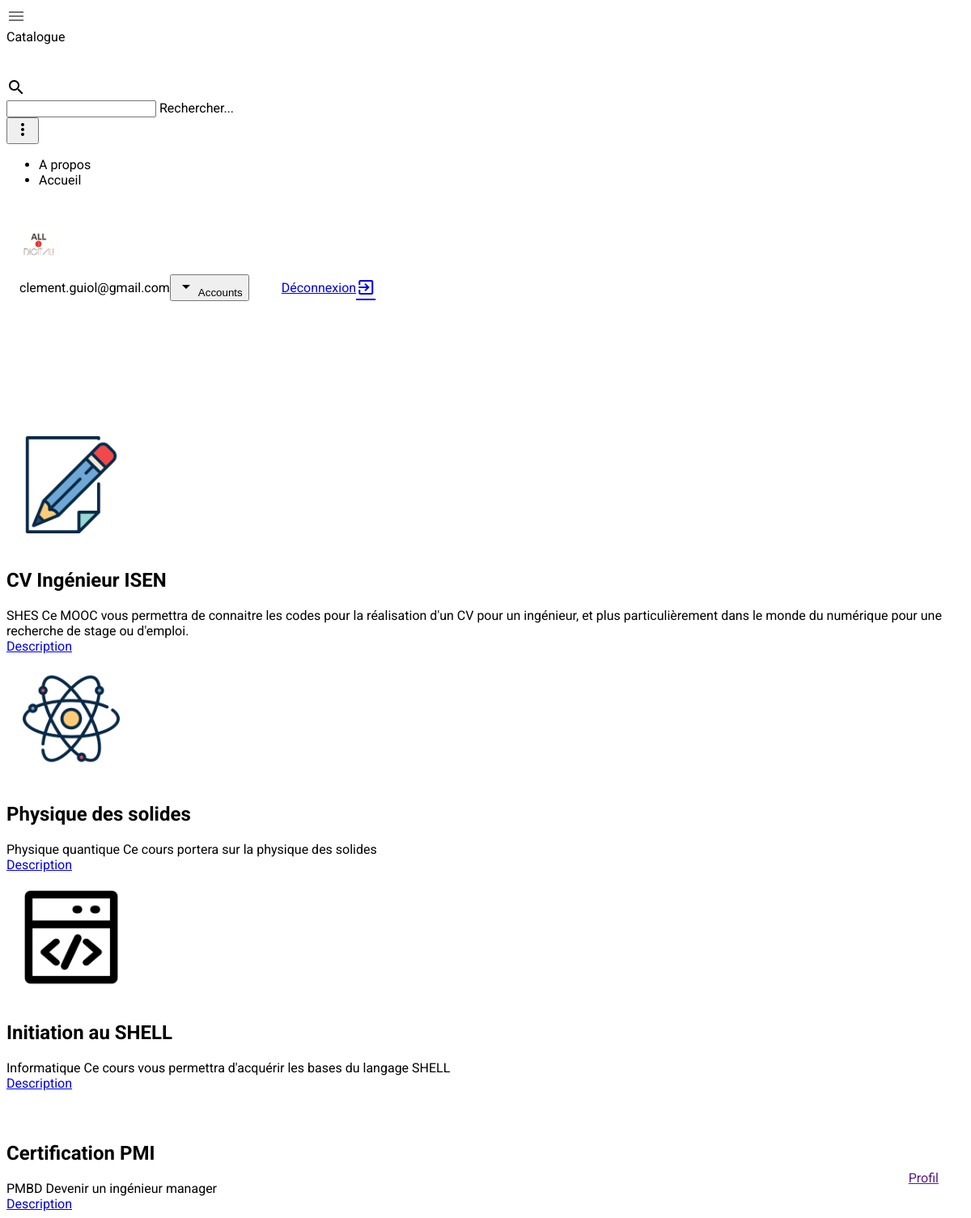
The app's page /app/modules/connected/catalogue.php (signed in) with its own data.
### tables this page shows
CREATE TABLE IF NOT EXISTS `user` (
  `id_user` int(11) NOT NULL AUTO_INCREMENT,
  `nom` varchar(100) DEFAULT NULL,
  `prenom` varchar(100) DEFAULT NULL,
  `pseudo` varchar(100) DEFAULT NULL,
  `email` varchar(100) DEFAULT NULL,
  `password` varchar(100) DEFAULT NULL,
  `pays` varchar(100) DEFAULT NULL,
  `statut` int(11) DEFAULT NULL,
  `grade` int(11) DEFAULT NULL,
  `professeur` int(11) DEFAULT NULL,
  `reset_password` varchar(8000) DEFAULT NULL,
  `avatar` varchar(50) DEFAULT NULL,
  PRIMARY KEY (`id_user`)
);

CREATE TABLE IF NOT EXISTS `mooc` (
  `id_mooc` int(11) NOT NULL AUTO_INCREMENT,
  `nom_mooc` varchar(100) DEFAULT NULL,
  `matiere` varchar(100) DEFAULT NULL,
  `description` varchar(8000) DEFAULT NULL,
  `prerequis` varchar(100) DEFAULT NULL,
  `duree` int(11) DEFAULT NULL,
  `note` int(11) DEFAULT NULL,
  `nb_chap` int(11) DEFAULT NULL,
  PRIMARY KEY (`id_mooc`)
);

### app/modules/connected/catalogue.php (the view, shortened to what this page needs)
<?php
  include '../../includes/connect.inc.php';
  include '../../includes/include_connected.php';
   function imgCard($string1){
    $string1 = strtolower($string1);
    if(strpos($string1, "physique")!== false){
      $nameImg = 'atom.png';
    }else if(strpos($string1, "cv")!== false){
      $nameImg = 'doc.png';
    }else if(strpos($string1, "shell")!== false){
      $nameImg = 'shell.png';
    }else if(strpos($string1, "PMI")!== false){
      $nameImg = 'diploma.png';
    }else{
      $nameImg = 'other.png';
    }
    return $nameImg;
  }
  function generateCard($bdd){
        $select = $bdd->prepare("SELECT * FROM mooc");
        $select->execute();
        $lignes = $select->fetchAll();
        if(sizeof($lignes) == 0){
            echo 'Aucun MOOC présent';
        }else{
          for($i = 0; $i<sizeof($lignes); $i++){
               echo '
                 <div class="mdl-cell mdl-card mdl-shadow--4dp portfolio-card animated zoomIn">
                    <div class="mdl-card__media mdl-color--teal-400" >
                        <img class="article-image" src="../../images/'.imgCard($lignes[$i]["nom_mooc"]).'" border="0" width="120px" alt="" style="margin: 20px;">
                    </div>
                    <div class="mdl-card__title">
                        <h2 class="namesearch mdl-card__title-text">'.$lignes[$i]["nom_mooc"].'</h2>
                    </div>
                    <div class="mdl-card__supporting-text">
                        '.$lignes[$i]["matiere"].'
                        '.$lignes[$i]["description"].'
                    </div>
                    <div class="mdl-card__actions mdl-card--border">
                        <a class="mdl-button mdl-button--colored mdl-js-button mdl-js-ripple-effect mdl-button--accent" href="description.php?idM='.$lignes[$i]["id_mooc"].'" data-upgraded=",MaterialButton,MaterialRipple">  Description<span class="mdl-button__ripple-container"><span class="mdl-ripple"></span></span></a>
                    </div>
                </div>
                ';
            }
        }
  }
?>
<!doctype html>
<html lang="en">
  <head>
    <link rel="stylesheet" href="https://code.getmdl.io/1.1.3/material.cyan-light_blue.min.css">
    <link rel="stylesheet" href="../../styles/connected/admin.css">
    <link rel="stylesheet" href="../../assets/css/animate.css">
  </head>
  <body>
    <div class="demo-layout mdl-layout mdl-js-layout mdl-layout--fixed-drawer mdl-layout--fixed-header">
      <header class="demo-header mdl-layout__header mdl-color--grey-100 mdl-color-text--grey-600">
        <div class="mdl-layout__header-row">
          <span class="mdl-layout-title">Catalogue</span>
          <div class="mdl-textfield mdl-js-textfield mdl-textfield--expandable">
            <label class="mdl-button mdl-js-button mdl-button--icon" for="search">
              <i class="material-icons">search</i>
            </label>
            <div class="mdl-textfield__expandable-holder">
              <input class="search mdl-textfield__input" type="text" id="search" onkeyup="filter()">
              <label class="mdl-textfield__label" for="search">Rechercher...</label>
            </div>
          </div>
          <button class="mdl-button mdl-js-button mdl-js-ripple-effect mdl-button--icon" id="hdrbtn">
            <i class="material-icons">more_vert</i>
          </button>
          <ul class="mdl-menu mdl-js-menu mdl-js-ripple-effect mdl-menu--bottom-right" for="hdrbtn">
            <li class="mdl-menu__item">A propos</li>
            <li class="mdl-menu__item">Accueil</li>
          </ul>
        </div>
      </header>
      <div class="demo-drawer mdl-layout__drawer mdl-color--blue-grey-900 mdl-color-text--blue-grey-50">
        <?php
          afficheMyProfilHeader($bdd);
          afficheMyNavLink();
        ?>
      </div>
      <main class="mdl-layout__content mdl-color--grey-100">
        <div class="mdl-grid ">
                <div class="mdl-grid portfolio-max-width ">
                      <?php
                      generateCard($bdd);
                      ?>
                </div>
        </div>
      </main>
    </div>
      <a href="" target="_blank" id="view-source" class="mdl-button mdl-js-button mdl-button--raised mdl-js-ripple-effect mdl-button--colored mdl-color-text--white">Profil</a>
  </body>
</html>

### app/includes/include_connected.php (shortened to what this page needs)
 <?php
  function afficheMyProfilHeader($bdd){
     if ((isset($_SESSION['id_user'])) && (!empty($_SESSION['id_user']))){
      $myid = $_SESSION['id_user'];
      try {
        $select3 = $bdd->prepare("SELECT * from user WHERE id_user=$myid");
        $select3->execute();
        $lignes3 = $select3->fetchAll();
        echo '
        <header class="demo-drawer-header">
          <img src="../'.$lignes3[0]["avatar"].'" class="demo-avatar">
          <div class="demo-avatar-dropdown">
            <span>'.$lignes3[0]["email"].'</span>
            <div class="mdl-layout-spacer"></div>
            <button id="accbtn" class="mdl-button mdl-js-button mdl-js-ripple-effect mdl-button--icon">
              <i class="material-icons" role="presentation">arrow_drop_down</i>
              <span class="visuallyhidden">Accounts</span>
            </button>
            <ul class="mdl-menu mdl-menu--bottom-right mdl-js-menu mdl-js-ripple-effect" for="accbtn">
                 <a class="mdl-navigation__link" href="../../includes/logout.php"><li class="mdl-menu__item">Déconnexion<i class="material-icons">exit_to_app</i></li></a>
            </ul>
          </div>
        </header>
            ';
      } catch (Exception $e) {
          echo $e->errorMessage();
          echo "->erreur";
      }
    }
  }
  function afficheMyNavLink(){
    echo '
      <nav class="demo-navigation mdl-navigation mdl-color--blue-grey-800">
        <a class="mdl-navigation__link" href="../../"><i class="mdl-color-text--blue-grey-400 material-icons" role="presentation">home</i>Accueil</a>
        <a class="mdl-navigation__link" href="admin.php"><i class="mdl-color-text--blue-grey-400 material-icons" role="presentation">dashboard</i>Dashboard</a>
        <a class="mdl-navigation__link" href="catalogue.php"><i class="mdl-color-text--blue-grey-400 material-icons" role="presentation">book</i>Catalogue</a>
        <a class="mdl-navigation__link" href="../profil.php"><i class="mdl-color-text--blue-grey-400 material-icons" role="presentation">person</i>Profil</a>
        <div class="mdl-layout-spacer"></div>
        <a class="mdl-navigation__link" href=""><i class="mdl-color-text--blue-grey-400 material-icons" role="presentation">help_outline</i><span class="visuallyhidden">Help</span></a>
      </nav>';
  }
?>

### app/styles/connected/admin.css (style rules this page uses)
html, body { font-family: 'Roboto', 'Helvetica', sans-serif; }
.demo-avatar { width: 48px; height: 48px; border-radius: 24px; }
.demo-layout .demo-header .mdl-textfield { padding: 0px; margin-top: 41px; }
.demo-layout .demo-header .mdl-textfield .mdl-textfield__expandable-holder { bottom: 19px; }
.demo-drawer { border: none; }
.demo-drawer .demo-navigation { z-index: -2; }
.demo-drawer .mdl-menu .mdl-menu__item { display: -webkit-flex; display: -ms-flexbox; display: flex; -webkit-align-items: center; -ms-flex-align: center; align-items: center; }
.demo-drawer-header { box-sizing: border-box; display: -webkit-flex; display: -ms-flexbox; display: flex; -webkit-flex-direction: column; -ms-flex-direction: column; flex-direction: column; -webkit-justify-content: flex-end; -ms-flex-pack: end; justify-content: flex-end; padding: 16px; height: 151px; }
.demo-avatar-dropdown { display: -webkit-flex; display: -ms-flexbox; display: flex; position: relative; -webkit-flex-direction: row; -ms-flex-direction: row; flex-direction: row; -webkit-align-items: center; -ms-flex-align: center; align-items: center; width: 100%; }
.demo-navigation { -webkit-flex-grow: 1; -ms-flex-positive: 1; flex-grow: 1; }
.demo-layout .demo-navigation .mdl-navigation__link { display: -webkit-flex !important; display: -ms-flexbox !important; display: flex !important; -webkit-flex-direction: row; -ms-flex-direction: row; flex-direction: row; -webkit-align-items: center; -ms-flex-align: center; align-items: center; color: rgba(255, 255, 255, 0.56); font-weight: 500; }
.demo-navigation .mdl-navigation__link .material-icons { font-size: 24px; color: rgba(255, 255, 255, 0.56); margin-right: 32px; }

### app/modules/connected/catalogue.php (style rules this page uses)
#view-source { position: fixed; display: block; right: 0; bottom: 0; margin-right: 40px; margin-bottom: 40px; z-index: 900; }

### records on screen
user: avatar (picture), email "clement.guiol@gmail.com"
mooc: shows a picture, nom_mooc "CV Ingénieur ISEN", matiere "SHES", description "Ce MOOC vous permettra de connaitre les codes pour la réalisation d'un CV pour un ingénieur, et plus particulièrement dans le monde du numérique pour une recherche de stage ou d'emploi."
mooc: shows a picture, nom_mooc "Physique des solides", matiere "Physique quantique", description "Ce cours portera sur la physique des solides"
mooc: shows a picture, nom_mooc "Initiation au SHELL", matiere "Informatique", description "Ce cours vous permettra d'acquérir les bases du langage SHELL"
mooc: nom_mooc "Certification PMI", matiere "PMBD", description "Devenir un ingénieur manager"
